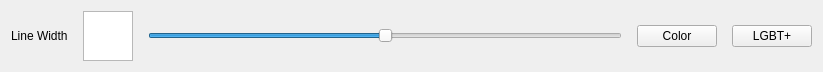
<?xml version="1.0" encoding="UTF-8"?>
<ui version="4.0">
 <class>BottomWidget</class>
 <widget class="QWidget" name="BottomWidget">
  <property name="geometry">
   <rect>
    <x>0</x>
    <y>0</y>
    <width>823</width>
    <height>68</height>
   </rect>
  </property>
  <layout class="QHBoxLayout" name="horizontalLayout">
   <property name="spacing">
    <number>15</number>
   </property>
   <item>
    <widget class="QLabel" name="line_label">
     <property name="text">
      <string>Line Width</string>
     </property>
    </widget>
   </item>
   <item>
    <widget class="QGraphicsView" name="graphicsView">
     <property name="minimumSize">
      <size>
       <width>50</width>
       <height>0</height>
      </size>
     </property>
     <property name="maximumSize">
      <size>
       <width>50</width>
       <height>50</height>
      </size>
     </property>
    </widget>
   </item>
   <item>
    <widget class="QSlider" name="line_slider">
     <property name="maximum">
      <number>20</number>
     </property>
     <property name="pageStep">
      <number>1</number>
     </property>
     <property name="value">
      <number>10</number>
     </property>
     <property name="sliderPosition">
      <number>10</number>
     </property>
     <property name="orientation">
      <enum>Qt::Horizontal</enum>
     </property>
    </widget>
   </item>
   <item>
    <widget class="QPushButton" name="color_btn">
     <property name="text">
      <string>Color</string>
     </property>
    </widget>
   </item>
   <item>
    <widget class="QPushButton" name="lgbt_btn">
     <property name="text">
      <string>LGBT+</string>
     </property>
     <property name="checkable">
      <bool>true</bool>
     </property>
    </widget>
   </item>
  </layout>
 </widget>
 <resources/>
 <connections>
  <connection>
   <sender>line_slider</sender>
   <signal>valueChanged(int)</signal>
   <receiver>BottomWidget</receiver>
   <slot>setLineWidth(int)</slot>
   <hints>
    <hint type="sourcelabel">
     <x>355</x>
     <y>38</y>
    </hint>
    <hint type="destinationlabel">
     <x>411</x>
     <y>38</y>
    </hint>
   </hints>
  </connection>
  <connection>
   <sender>color_btn</sender>
   <signal>clicked()</signal>
   <receiver>BottomWidget</receiver>
   <slot>chooseColor()</slot>
   <hints>
    <hint type="sourcelabel">
     <x>771</x>
     <y>38</y>
    </hint>
    <hint type="destinationlabel">
     <x>411</x>
     <y>38</y>
    </hint>
   </hints>
  </connection>
 </connections>
</ui>
